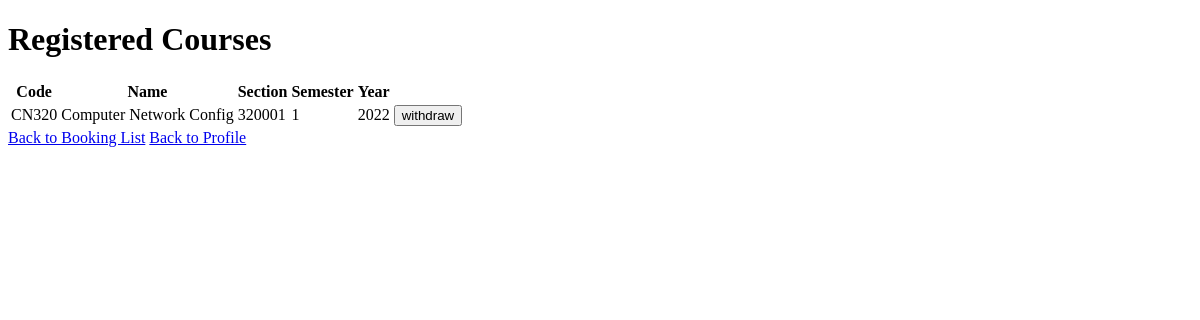
The app's page /booking/checksubreg/ (signed in), older data.
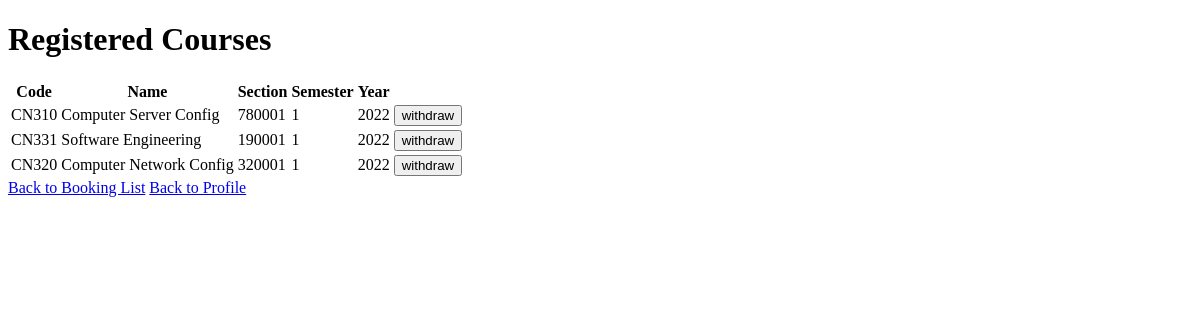
The same page, newer data.
### booking/models.py (models this page shows, shortened)
class Booking(models.Model):
    user = models.ForeignKey(User, on_delete=models.CASCADE, default="")
    course_number = models.ForeignKey(Subject, on_delete=models.CASCADE, default="")

class Subject(models.Model):
    class_number = models.CharField(max_length=5, default="")
    subject_name = models.CharField(max_length=64, default="")
    section = models.CharField(max_length=10, default="")
    semester = models.CharField(max_length=10, default="")
    year = models.CharField(max_length=10, default="")
    seats = models.CharField(max_length=10, default="")
    def __str__(self):
        return f"{self.class_number} {self.subject_name} {self.section} {self.semester} {self.year} {self.seats}"

### booking/views.py (the view)
# urls.py: path('checksubreg/', views.checksubreg, name= 'checksubreg'),
def checksubreg(request):
    user = User.objects.get(pk=request.user.id)
    enrolled_subjects = Booking.objects.filter(user=user)
    return render(request,'booking/booking.html', {
        'subjects': enrolled_subjects,
    })

### booking/templates/booking/booking.html (shortened to what this page needs)
{% extends 'booking/layout.html' %}
{% block body %}
<h1>Registered Courses</h1>
{% if subjects %}
<table>
    <tr>
        <th>Code</th>
        <th>Name</th>
        <th>Section</th>
        <th>Semester</th>
        <th>Year</th>
        <th></th>
    </tr>
    {% for subject in subjects %}
    <tr>
        <td>{{ subject.course_number.class_number }}</td>
        <td>{{ subject.course_number.subject_name }}</td>
        <td>{{ subject.course_number.section }}</td>
        <td>{{ subject.course_number.semester }}</td>
        <td>{{ subject.course_number.year }}</td>
        <td>
            <form action="{% url 'booking:withdraw' subject.course_number.id %}" method="post" >
                <button type="submit">withdraw</button>
            </form>
        </td>
    </tr>
    {% empty %}
    <li> No registered courese. </li>
    {% endfor %}
</table>
{% endif %}
<a href="{% url 'booking:index' %}">Back to Booking List</a>
<a href="{% url 'index' %}">Back to Profile</a>
{% endblock %}

### booking/templates/booking/layout.html (shortened to what this page needs)
<!DOCTYPE html>
<html lang="en">
    <head>
    </head>
    <body>
        {% block body %}
        {% endblock %}
    </body>
</html>

Row changes from the older to the newer data that the page shows:
added Booking: course_number.class_number "CN310", course_number.subject_name "Computer Server Config", course_number.section "780001", course_number.semester "1", course_number.year "2022"
added Booking: course_number.class_number "CN331", course_number.subject_name "Software Engineering", course_number.section "190001", course_number.semester "1", course_number.year "2022"
